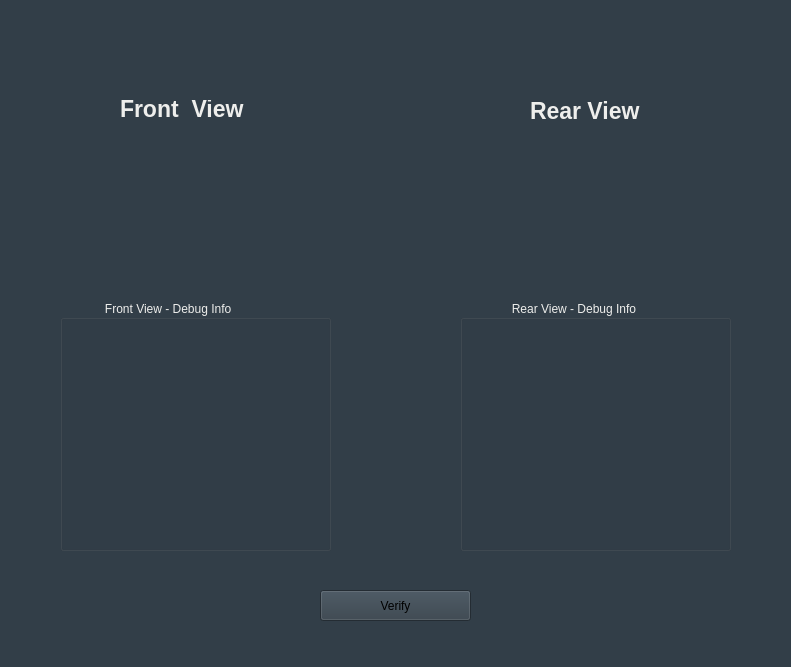
<?xml version="1.0" encoding="UTF-8"?>
<ui version="4.0">
 <class>ImageDebugger</class>
 <widget class="QMainWindow" name="ImageDebugger">
  <property name="geometry">
   <rect>
    <x>0</x>
    <y>0</y>
    <width>791</width>
    <height>667</height>
   </rect>
  </property>
  <property name="windowTitle">
   <string>Image-Debugger</string>
  </property>
  <property name="styleSheet">
   <string notr="true">background-color: rgb(50, 62, 72);</string>
  </property>
  <widget class="QWidget" name="centralwidget">
   <widget class="QLabel" name="label">
    <property name="geometry">
     <rect>
      <x>0</x>
      <y>0</y>
      <width>811</width>
      <height>81</height>
     </rect>
    </property>
    <property name="text">
     <string/>
    </property>
    <property name="pixmap">
     <pixmap>../assets/Logo.png</pixmap>
    </property>
   </widget>
   <widget class="QLabel" name="label_2">
    <property name="geometry">
     <rect>
      <x>120</x>
      <y>100</y>
      <width>131</width>
      <height>17</height>
     </rect>
    </property>
    <property name="font">
     <font>
      <pointsize>17</pointsize>
      <weight>75</weight>
      <bold>true</bold>
     </font>
    </property>
    <property name="styleSheet">
     <string notr="true">color: rgb(238, 238, 236);</string>
    </property>
    <property name="text">
     <string>Front_View</string>
    </property>
   </widget>
   <widget class="QLabel" name="label_3">
    <property name="geometry">
     <rect>
      <x>530</x>
      <y>100</y>
      <width>121</width>
      <height>21</height>
     </rect>
    </property>
    <property name="font">
     <font>
      <pointsize>17</pointsize>
      <weight>75</weight>
      <bold>true</bold>
     </font>
    </property>
    <property name="styleSheet">
     <string notr="true">color: rgb(238, 238, 236);</string>
    </property>
    <property name="text">
     <string>Rear View</string>
    </property>
   </widget>
   <widget class="QLabel" name="front">
    <property name="geometry">
     <rect>
      <x>30</x>
      <y>140</y>
      <width>341</width>
      <height>131</height>
     </rect>
    </property>
    <property name="styleSheet">
     <string notr="true">border-color: rgb(255, 255, 255);</string>
    </property>
    <property name="text">
     <string/>
    </property>
   </widget>
   <widget class="QLabel" name="rear">
    <property name="geometry">
     <rect>
      <x>420</x>
      <y>140</y>
      <width>341</width>
      <height>131</height>
     </rect>
    </property>
    <property name="text">
     <string/>
    </property>
   </widget>
   <widget class="QGroupBox" name="front_debug">
    <property name="geometry">
     <rect>
      <x>60</x>
      <y>300</y>
      <width>271</width>
      <height>251</height>
     </rect>
    </property>
    <property name="styleSheet">
     <string notr="true">color: rgb(238, 238, 236);</string>
    </property>
    <property name="title">
     <string>             Front View - Debug Info</string>
    </property>
   </widget>
   <widget class="QGroupBox" name="rear_debug">
    <property name="geometry">
     <rect>
      <x>460</x>
      <y>300</y>
      <width>271</width>
      <height>251</height>
     </rect>
    </property>
    <property name="styleSheet">
     <string notr="true">color: rgb(238, 238, 236);</string>
    </property>
    <property name="title">
     <string>               Rear View - Debug Info</string>
    </property>
   </widget>
   <widget class="QPushButton" name="pushButton">
    <property name="geometry">
     <rect>
      <x>320</x>
      <y>590</y>
      <width>151</width>
      <height>31</height>
     </rect>
    </property>
    <property name="text">
     <string>Verify</string>
    </property>
   </widget>
  </widget>
  <widget class="QStatusBar" name="statusbar"/>
 </widget>
 <resources/>
 <connections/>
</ui>
